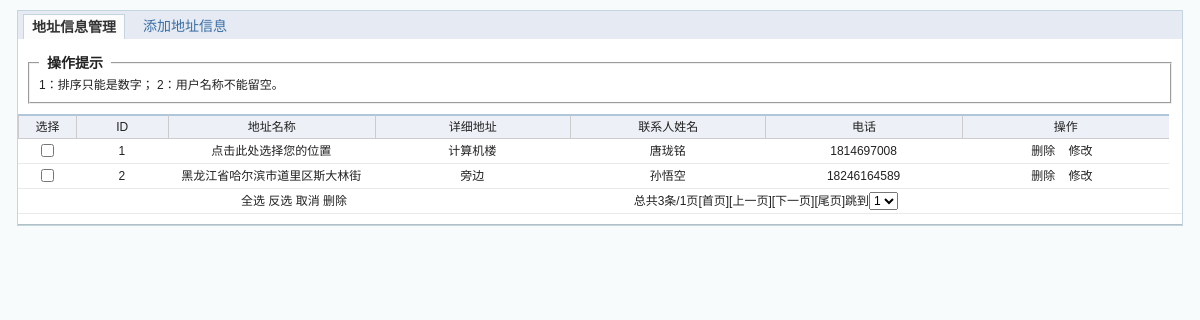
The page /jyzfz_admin/add.inc.php?username=zhang12311 on the database its author committed.
### tables this page shows
CREATE TABLE `lo_add` (
  `id` int(11) NOT NULL AUTO_INCREMENT,
  `name` varchar(20) DEFAULT NULL,
  `addname` varchar(100) DEFAULT NULL,
  `inf` varchar(100) DEFAULT NULL,
  `peo` varchar(20) DEFAULT NULL,
  `tel` varchar(11) DEFAULT NULL,
  `lng` varchar(20) DEFAULT NULL,
  `lat` varchar(200) DEFAULT NULL COMMENT '可空',
  PRIMARY KEY (`id`)
);

### includes/MyDb.php (called while the page is built, shortened)
<?php
class MyDb
{
    public function __construct($dbname,$host="qdm190234501.my3w.com",$user="qdm190234501",$pwd="zfz666666",$charset="SET NAMES UTF8")
    {
        $this->dbname = $dbname;
        $this->host = $host;
        $this->user = $user;
        $this->pwd = $pwd;
        $this->charset = $charset;
    }
    public function query($sql)
    {
        return @mysql_query($sql);
    }
    public function fetch($res)
    {
        return @mysql_fetch_array($res);
    }
    public function rows($res)
    {
        return @mysql_num_rows($res);
    }
    public function get_all($tablename,$where="",$column="*",$order="",$limit="",$join="",$group="")
    {
       $res =  $this->select_num($tablename,$where,$column,$order,$join,$limit,$group);
       $arr = array();
        while($row = $this->fetch($res)){
            $arr[] = $row;
        }
        return $arr;
    }
    private  function getTableName($tableName,$tablePrifx="lo_")
    {
        return $tablePrifx.$tableName;
    }
    public function select_num($tablename,$where="",$column="*",$order=null,$join=null,$limit=null,$group=null)
    {
        $tablename = self::getTableName($tablename);
        $sql = "select {$column}  from {$tablename}";
        if($where){
            $sql.=" where {$where}";
        }
        if($order){
            $sql.=" order by {$order}";
        }
        if($limit){
            $sql.=" limit {$limit}";
        }
        return $this->query($sql);
    }
}

### includes/init.php (called while the page is built, shortened)
<?php
include(ROOT."includes/MyDb.php");
include(ROOT."includes/f.php");
$Db = new MyDb("qdm190234501_db");

### jyzfz_admin/add.inc.php (the view, shortened to what this page needs)
<?php
include( "../includes/init.php" );
?>
<!DOCTYPE html PUBLIC "-//W3C//DTD XHTML 1.0 Transitional//EN" "http://www.w3.org/TR/xhtml1/DTD/xhtml1-transitional.dtd">
<html xmlns="http://www.w3.org/1999/xhtml">
<head>
	<link rel="stylesheet" type="text/css" href="css/style.css"/>
	<link rel="stylesheet" href="css/zzstyle.css">
</head>
<body>
	<div id="wrap">
		<div class="tab">
			<ul>
				<li><a href="javascript:void(0);" class="on">地址信息管理</a>
				</li>
				<li><a href="add.temp.add.php">添加地址信息</a>
				</li>
			</ul>
		</div>
		<div class="main">
			<form name="myform" method="post" action="">
				<fieldset>
					<legend>操作提示</legend>
					1：排序只能是数字； 2：用户名称不能留空。<span id="er"></span>
				</fieldset>
				<table cellspacing="0" class="datalist" id="list" width="98%">
					<tr>
						<th width="5%">选择</th>
						<th width="8%">ID</th>
						<th width="18%"> 地址名称 </th>
						<th width="17%">详细地址</th>
						<th width="17%">联系人姓名</th>
						<th width="17%">电话</th>
						<th width="20%">操作</th>
					</tr>
					<?php
					$username = $_GET[ 'username' ];
					$where = "name='$username'";
					$url = "&username=".$username;
					$sql = "select * from lo_add where $where";
					$res = $Db->query( $sql );
					$count = $Db->rows( $res );
					$f = new Page( $count, 2, $url );
					$arr = $Db->get_all( "add", $where, "*", "id desc", $f->limit());
					$temp = 0;
					foreach ( $arr as $row ) {
						$temp++;
						?>
					<tr onMouseOver="this.style.backgroundColor='#79D3FF'" onMouseOut="this.style.backgroundColor='#fff'">
						<td align="center"><input type="checkbox" name="id[]" id="id[]" value="<?php echo $row['id']?>"/>
						</td>
						<td align="center">
							<?php echo $temp?>
						</td>
						<td align="center">
							<?php echo $row['addname']?>
						</td>
						<td align="center">
							<?php echo $row['inf']?>
						</td>
						<td align="center">
							<?php echo $row['peo']?>
						</td>
						<td align="center">
							<?php echo $row['tel']?>
						</td>
						<td align="center">
							<a onclick="return confirm('确定删除?')" href="add_check.php?id=<?php echo $row['id']?>&amp;action=del&amp;username=<?php echo $username ?>">删除</a> &nbsp;&nbsp;
							<a href="add.edit.php?id=<?php echo $row['id']?>" title="修改" class="thickbox">修改</a> &nbsp;</td>
					</tr>
					<?php
					}
					?>
					<tr>
						<td colspan="4" align="center"><a href="javascript:alls()">全选</a> <a href="javascript:invert()">反选</a> <a href="javascript:removeall()">取消</a> <a href="javascript:dels('add_check.php?action=del_all&username=<?php echo $username?>')">删除</a>
						</td>
						<td colspan="2" align="center">
							<?php echo $f->PageShow()?>
						</td>
						<td align="center">&nbsp;</td>
						<td align="center">&nbsp;</td>
					</tr>
				</table>
			</form>
		</div>
	</div>
</body>
</html>

### jyzfz_admin/css/style.css (style rules this page uses)
body { text-align:center;margin:0 auto;background:rgb(247,251,252);font-family:"宋体",Arial, Helvetica, sans-serif }
body,table,td,th,ul,li { font-size:12px;line-height:150%; color:#222222 }
body { background:rgb(247,251,252); }
a { color:#3A6EA5;text-decoration:none; }
ul, li , dl, dt, dd, form { margin:0;padding:0;list-style:none; }
input, textarea { padding:3px;font-size:12px;margin-right:2px; }
fieldset { margin:10px;position:relative }
legend { font-weight:bold;font-size:14px;padding:0 8px; }
#wrap { margin:10px auto; margin-bottom:0px; border:1px #C4D5DF solid;background:#FFF; width:97%; }
.tab { width:100%;height:28px;overflow:hidden;background:#e5eaf3 }
.tab ul { width:100%;height:28px;overflow:hidden;background:url(../../jyzfz_admin/images/tab_bg.gif) bottom repeat-x; }
.tab ul li { float:left;margin:3px 5px;font-size:14px }
.tab ul li a { display:block;width:100px;height:24px;line-height:24px; }
.tab ul li a.on { background:#fcfcfc;color:#333;font-weight:bold;border:1px solid #C4D5DF;border-bottom:none;border-bottom:none;position:relative;z-index:10;bottom:0px; }
.main { border-bottom:1px #B2C1C6 solid; overflow:hidden;padding:5px 0;text-align:left; bottom:0px }
.datalist { width:100%; margin:5px 0px; overflow:hidden }
.datalist th { border-top:2px solid #afc7d8;background:#edf0f6;font-weight:normal;border-bottom:1px solid #ccc;border-left:1px solid #ccc;text-align:center;padding:2px; }
.datalist td { font-size:12px;padding:2px 5px;border-bottom:1px solid #e9e9e9; line-height:20px }
.datalist td a { color:#222222 }

### rows shown on the page
lo_add: addname "点击此处选择您的位置", inf "计算机楼", peo "唐珑铭", tel "1814697008"
lo_add: addname "黑龙江省哈尔滨市道里区斯大林街", inf "旁边", peo "孙悟空", tel "18246164589"

### other values the page prints
$f->PageShow() "总共3条/1页"
form field totalpage "1"
